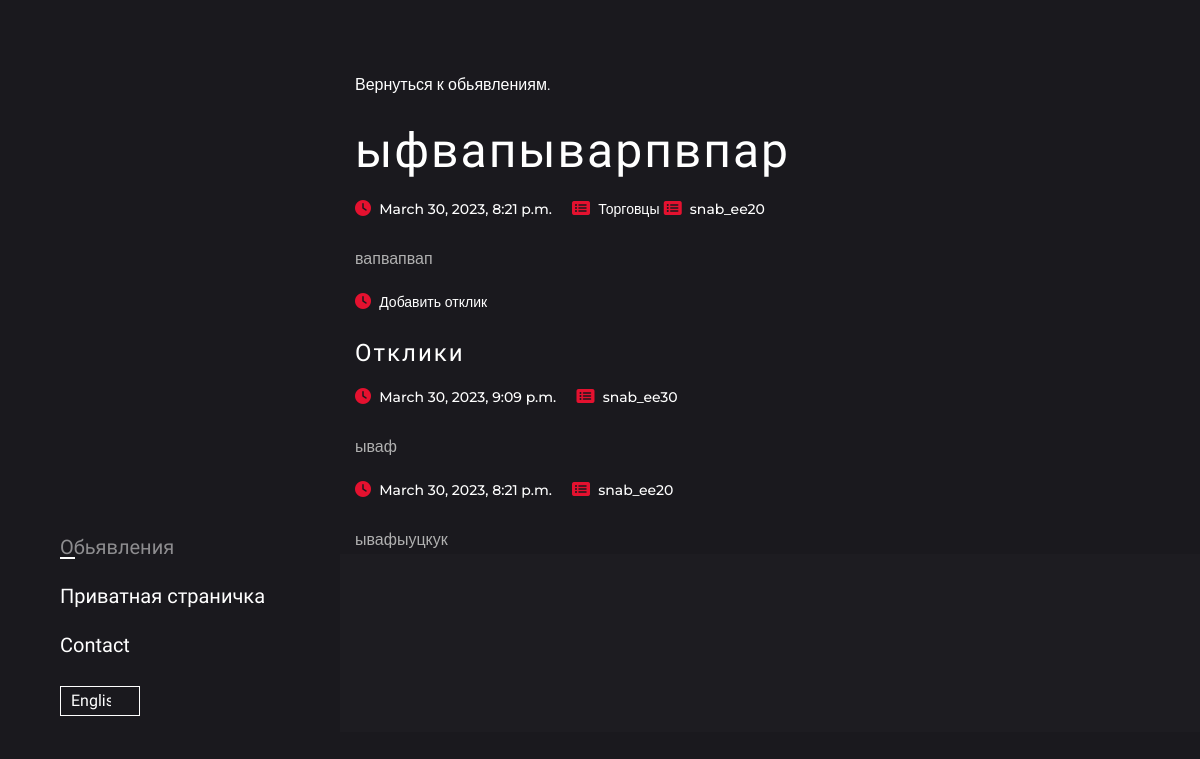
The page /board/17 on the database its author committed.
### board/models.py (models this page shows, shortened)
class Post(models.Model):
    date_time_in = models.DateTimeField(auto_now_add=True)
    title = models.CharField(max_length=255)
    wysiwyn_text = RichTextField(blank=True, null=True)
    author = models.ForeignKey(User, on_delete=models.CASCADE)
    category = models.ForeignKey('Category', on_delete=models.CASCADE)

class Category(models.Model):
    name = models.CharField(max_length=255, unique=True)
    def __str__(self):
        return self.name

class Reply(models.Model):
    date_time_in = models.DateTimeField(auto_now_add=True)
    reply = models.TextField()
    accepted = models.BooleanField(default=False)  # True - принят, False - по умолчанию
    post = models.ForeignKey('Post', on_delete=models.CASCADE)
    user = models.ForeignKey(User, on_delete=models.CASCADE)

### board/views.py (the view)
# urls.py: path('<int:pk>', PostDetail.as_view(), name='news_detail'),
class PostDetail(DetailView):
    model = Post
    template_name = 'news.html'
    context_object_name = 'news'
    def get_context_data(self, **kwargs):
        context = super().get_context_data(**kwargs)
        reply_list_by_postid = Reply.objects.filter(post=self.kwargs['pk']).order_by('-date_time_in')
        context['replys'] = reply_list_by_postid
        return context

### templates/news.html (shortened to what this page needs)
{% extends 'default.html' %}
{% load custom_tags %}
{% block content %}
{% load static %}
<div class="col-lg-10">
    <a class="text-white opacity-75-onHover" href="/board/">Вернуться к обьявлениям.</a>
    <h1 class="text-white add-letter-space mt-4">{{ news.title}}</h1>
    <ul class="post-meta mt-3 mb-4">
        <li class="d-inline-block mr-3">
            <span class="fas fa-clock text-primary"></span>
            <a class="ml-1" href="#">{{ news.date_time_in }}</a>
        </li>
        <li class="d-inline-block">
            <span class="fas fa-list-alt text-primary"></span>
            <a class="ml-1" href="#">{{ news.category }}</a>
        </li>
        <li class="d-inline-block">
            <span class="fas fa-list-alt text-primary"></span>
            <a class="ml-1" href="#">{{ news.author }}</a>
        </li>
    </ul>
    <p>{{ news.wysiwyn_text|safe }}</p>
    <ul class="post-meta mt-3 mb-4">
        <li class="d-inline-block mr-3">
            <span class="fas fa-clock text-primary"></span>
            <a class="ml-1" href="{{ news.id }}/reply/add">Добавить отклик</a>
        </li>
    </ul>
    {% if replys %}
    <h3 class="text-white add-letter-space mt-4">Отклики</h3>
        {% for reply in replys %}
            <ul class="post-meta mt-3 mb-4">
            <li class="d-inline-block mr-3">
                <span class="fas fa-clock text-primary"></span>
                <a class="ml-1" href="#">{{ reply.date_time_in }}</a>
            </li>
            <li class="d-inline-block">
                <span class="fas fa-list-alt text-primary"></span>
                <a class="ml-1" href="#">{{ reply.user }}</a>
            </li>
        </ul>
        <p>{{ reply.reply }}</p>
        {% endfor %}
    {% endif %}
</div>
{% endblock content %}

### templates/default.html (shortened to what this page needs)
<!DOCTYPE html>
<html>
<head>
    {% load static %}
    <link href="{% static 'plugins/bootstrap/bootstrap.min.css' %}" rel="stylesheet" />
    <link href="{% static 'plugins/fontawesome/css/all.css' %}" rel="stylesheet" />
    <link href="{% static 'css/style.css' %}" rel="stylesheet" />
</head>
<body>
    <section class="d-flex">
<aside><div class="sidenav position-sticky d-flex flex-column justify-content-between">
    <a class="navbar-brand" href="index.html" class="logo">
    </a>
    <div class="navbar navbar-dark my-4 p-0 font-primary">
        <ul class="navbar-nav w-100">
            <li class="nav-item active">
                <a class="nav-link text-white px-0 pt-0" href="/board">Обьявления</a>
            </li>
            <li class="nav-item ">
                <a class="nav-link text-white px-0" href="/">Приватная страничка</a>
            </li>
            <li class="nav-item ">
                <a class="nav-link text-white px-0" href="/contact">Contact</a>
            </li>
            <li class="nav-item mt-3">
                <select class="custom-select bg-transparent rounded-0 text-white shadow-none" id="pick-lang">
                    <option selected value="en">English</option>
                </select>
            </li>
        </ul>
    </div>
</div></aside>
    <div class="main-content">
        <div class="container pt-4 mt-5">
            <div class="row justify-content-between">
                    {% block content %}
                    {% endblock content %}
            </div>
        </div>
<footer class="bg-dark">
    <div class="container">
        <div class="row text-center">
        </div>
    </div>
</footer>
    </div>
    </section>
</body>
</html>

### static/css/style.css (style rules this page uses)
body { color: #B0B0B0; background-color: #1A191E; font-family: "Montserrat", sans-serif; font-size: 16px; line-height: 1.65; overflow-y: hidden; }
body.loaded { overflow-y: scroll; }
.main-content { width: calc(100% - 340px); }
.font-primary { font-family: "Barlow Condensed", sans-serif; }
.add-letter-space { letter-spacing: 2px; }
.opacity-0, .opacity-0-onHover, .opacity-25, .opacity-25-onHover, .opacity-50, .opacity-50-onHover, .opacity-75, .opacity-75-onHover, .opacity-1, .opacity-1-onHover { transition: all 0.3s; }
.text-primary, .text-primary-onHover:hover { color: #E4112F !important; }
.bg-dark { background-color: #1D1C21 !important; }
h1, .h1, h2, .h2, h3, .h3, h4 { font-family: "Barlow Condensed", sans-serif; }
h1, .h1 { font-size: 48px; }
h3, .h3 { font-size: 24px; }
.h4, h5, .h5, h6, .h6, p { font-family: "Montserrat", sans-serif; }
h1, .h1, h2, .h2, h3, .h3, h4, .h4, h5, .h5, h6, .h6, p { margin: 0; }
a { text-decoration: none; display: inline-block; transition: all 0.3s; }
ul, li { padding: 0; margin: 0; }
.sidenav { top: 0; width: 340px; min-height: 100vh; padding: 60px; transition: 0.3s ease; }
.sidenav .nav-link { font-size: 20px; position: relative; display: inline-block; }
.sidenav .nav-link::after { position: absolute; content: ""; height: 2px; width: 0; background-color: #ffffff; left: 0; bottom: 13px; transition: 0.3s; }
.sidenav .nav-link[aria-expanded=true], .sidenav .active .nav-link { color: rgba(255, 255, 255, 0.5) !important; }
.sidenav .nav-link[aria-expanded=true]::after, .sidenav .active .nav-link::after { width: 15px; }
.sidenav select { background: url(../images/chevron-down.svg) no-repeat right 0.5rem center/15px 17px; border: 1px solid #ffffff !important; height: 30px; padding: 0 28px 0 10px; width: 80px; background-size: 14px; }
.sidenav select option { background-color: #1D1C21; }
.post-meta li a { color: #ffffff; font-weight: 500; font-size: 14px; }
footer { padding-top: 100px; padding-bottom: 30px; }

### rows shown on the page
Post: title "ыфвапыварпвпар", date_time_in "March 30, 2023, 8:21 p.m.", category "Торговцы", author "snab_ee20", wysiwyn_text "вапвапвап"
Reply: date_time_in "March 30, 2023, 9:09 p.m.", user "snab_ee30", reply "ываф"
Reply: date_time_in "March 30, 2023, 8:21 p.m.", user "snab_ee20", reply "ывафыуцкук"
